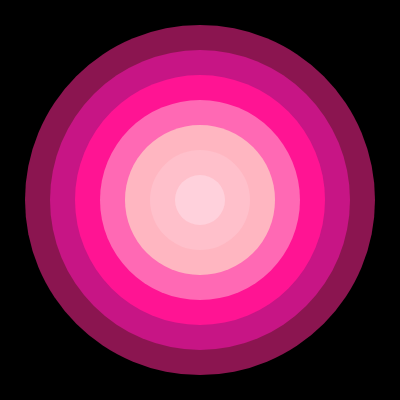
Frame 1 (no input)
Frame 60 (no input): identical to frame 1, image omitted
Frame 120 (the mouse pressed at the canvas centre since frame 60): identical to frame 1, image omitted

The p5.js sketch that drew this single still picture (run headless with seeded random() and noise() and a simulated clock; from frame 60 on, the mouse is pressed at the canvas centre):

// p5.js sketch
// ── sketch.js
function setup() {
  createCanvas(400, 400);
}

function draw() {
  background('black');
  
  // Array of circle diameters
  let diameters = [350, 300, 250, 200, 150, 100, 50];
  
  // Array of corresponding fill colors (shades of pink)
  let colors = [
    [139, 21, 80],     // Dark Pink
    [199, 21, 133],    // Medium Dark Pink
    [255, 20, 147],    // Medium Pink
    [255, 105, 180],   // Light Pink
    [255, 182, 193],   // Lighter Pink
    [255, 192, 203],   // Very Light Pink
    [255, 209, 220]    // Soft Pink
  ];
  
  noStroke();
  
  for (let i = 0; i < diameters.length; i++) {
    fill(colors[i][0], colors[i][1], colors[i][2]);
    circle(200, 200, diameters[i]);
  }
}
